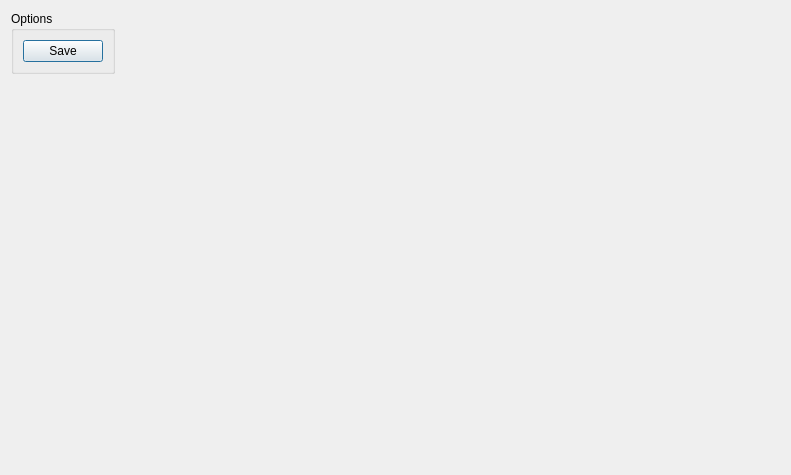
<?xml version='1.0' encoding='UTF-8'?>
<ui version="4.0">
 <class>LoopBoundariesViewer</class>
 <widget class="QDialog" name="LoopBoundariesViewer">
  <property name="geometry">
   <rect>
    <x>0</x>
    <y>0</y>
    <width>791</width>
    <height>475</height>
   </rect>
  </property>
  <property name="windowTitle">
   <string>Dialog</string>
  </property>
  <layout class="QHBoxLayout" name="outerLayout">
   <item>
    <layout class="QVBoxLayout" name="sideLayout">
     <item>
      <widget class="QGroupBox" name="opciones">
       <property name="sizePolicy">
        <sizepolicy hsizetype="Preferred" vsizetype="Preferred">
         <horstretch>0</horstretch>
         <verstretch>0</verstretch>
        </sizepolicy>
       </property>
       <property name="title">
        <string>Options</string>
       </property>
       <layout class="QVBoxLayout" name="opcionesLayout">
        <item>
         <widget class="QPushButton" name="saveImage">
          <property name="toolTip">
            <string>Writes the diagram to an image file.</string>
           </property>
          <property name="text">
           <string>Save</string>
          </property>
         </widget>
        </item>
       </layout>
      </widget>
     </item>
     <item>
      <widget class="QWidget" name="legendHolder">
       <property name="sizePolicy">
        <sizepolicy hsizetype="Preferred" vsizetype="Expanding">
         <horstretch>0</horstretch>
         <verstretch>0</verstretch>
        </sizepolicy>
       </property>
       <layout class="QVBoxLayout" name="legendLayout">
        <property name="leftMargin">
         <number>0</number>
        </property>
        <property name="topMargin">
         <number>0</number>
        </property>
        <property name="rightMargin">
         <number>0</number>
        </property>
        <property name="bottomMargin">
         <number>0</number>
        </property>
       </layout>
      </widget>
     </item>
    </layout>
   </item>
   <item>
    <widget class="QCustomPlot" name="plot" native="true">
     <property name="sizePolicy">
      <sizepolicy hsizetype="Expanding" vsizetype="Expanding">
       <horstretch>0</horstretch>
       <verstretch>0</verstretch>
      </sizepolicy>
     </property>
    </widget>
   </item>
  </layout>
 </widget>
 <customwidgets>
  <customwidget>
   <class>QCustomPlot</class>
   <extends>QWidget</extends>
   <header location="global">qcustomplot.h</header>
   <container>1</container>
  </customwidget>
 </customwidgets>
 <resources />
 <connections />
</ui>
